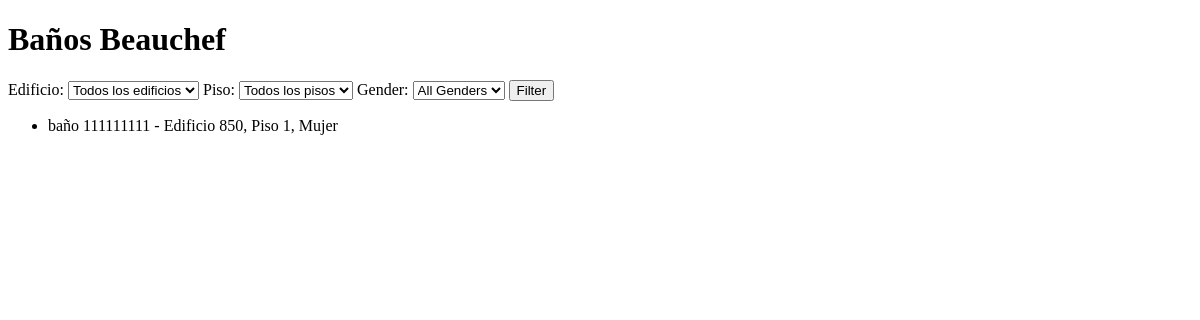
The app's page /list, older data.
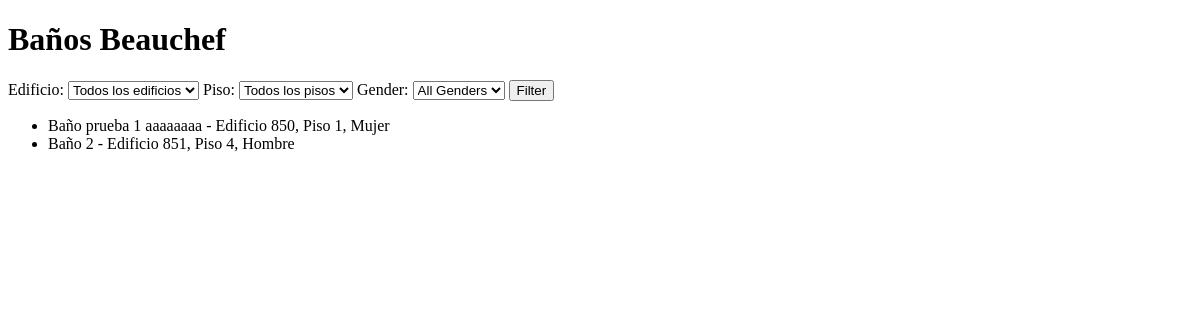
The same page, newer data.
### todoapp/models.py (models this page shows, shortened)
class Bathroom(models.Model):
    GENDER_CHOICES = [
        ('mujer', 'Mujer'),
        ('hombre', 'Hombre'),
        ('universal', 'Universal'),
    ]
    BUILDS_CHOICES = [
        ('850', '850'),
        ('851', '851'),
    ]
    FLOOR_CHOICES = [
        ('-3', '-3'),
        ('-2', '-2'),
        ('-1', '-1'),
        ('1', '1'),
        ('2', '2'),
        ('3', '3'),
        ('4', '4'),
        ('5', '5'),
        ('6', '6'),
        ('7', '7'),
    ]
    name = models.CharField(max_length=100)
    building = models.CharField(max_length=3, choices=BUILDS_CHOICES)
    floor = models.CharField(max_length=2,choices=FLOOR_CHOICES)
    gender = models.CharField(max_length=10, choices=GENDER_CHOICES)
    description = models.CharField(max_length=300)
    publicar = models.BooleanField(default=False)

### todoapp/views.py (the view)
# urls.py: path('list', views.bathroom_list, name='bathroom_list'),
def bathroom_list(request):
    bathrooms = Bathroom.objects.filter(publicar=True)
    buildings = Bathroom.objects.values_list('building', flat=True).distinct()
    floors = Bathroom.objects.values_list('floor', flat=True).distinct().order_by('floor')
    genders = [choice[0] for choice in Bathroom.GENDER_CHOICES]
    building_filter = request.GET.get('building')
    floor_filter = request.GET.get('floor')
    bathroom_filter = request.GET.get('bathroom')
    gender_filter = request.GET.get('gender')
    if building_filter:
        bathrooms = bathrooms.filter(building=building_filter)
    if floor_filter:
        bathrooms = bathrooms.filter(floor=floor_filter)
    if bathroom_filter:
        bathrooms = bathrooms.filter(name=bathroom_filter)
    if gender_filter:
        bathrooms = bathrooms.filter(gender=gender_filter)
    available_bathrooms = bathrooms.values_list('name', flat=True)
    context = {
        'bathrooms': bathrooms,
        'buildings': buildings,
        'floors': floors,
        'available_bathrooms': available_bathrooms,
        'genders': genders,
        'selected_building': building_filter,
        'selected_floor': floor_filter,
        'selected_bathroom': bathroom_filter,
        'selected_gender': gender_filter,
    }
    return render(request, 'todoapp/bathroom_list.html', context)

### todoapp/templates/todoapp/bathroom_list.html (shortened to what this page needs)
<!DOCTYPE html>
<html lang="es">
<head>
</head>
<body>
    <h1>Baños Beauchef</h1>
    <form method="get" id="filterForm">
        <label for="building">Edificio:</label>
        <select name="building" id="building">
            <option value="">Todos los edificios</option>
        </select>
        <label for="floor">Piso:</label>
        <select name="floor" id="floor">
            <option value="">Todos los pisos</option>
        </select>
        <label for="gender">Gender:</label>
        <select name="gender" id="gender">
            <option value="">All Genders</option>
        </select>
        <button type="submit">Filter</button>
    </form>
    <ul>
    {% for bathroom in bathrooms %}
        <li>{{ bathroom.name }} - Edificio {{ bathroom.building }}, Piso {{ bathroom.floor }}, {{ bathroom.get_gender_display }}</li>
    {% endfor %}
    </ul>
</body>
</html>

Row changes from the older to the newer data that the page shows:
changed Bathroom "Mujer": name "baño 111111111" → "Baño prueba 1 aaaaaaaa"
added Bathroom: name "Baño 2", building "851", floor "4", gender "Hombre"
